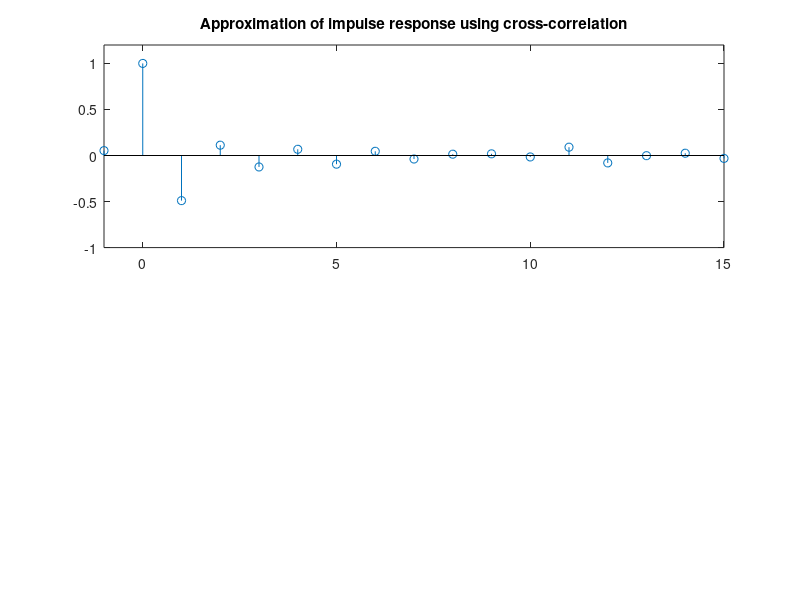

The MATLAB script that drew this image: (Note: this script raises an error after producing the figure.)
N=500;
nr=0:499;
ny=nr;
r=randn(1,N);
y=zeros(size(r)); % output initialized to zeros
for n = 2: 500
y(n)=r(n)-0.5*y(n-1);
end
rr=fliplr(r);
nrr=-fliplr(nr);
Ryr=conv(y, rr);
%k = ?(N?1):(N?1);
kmin=ny(1)+nrr(1);
kmax=ny(length(ny))+nrr(length(nrr));
k=kmin:kmax;
subplot(2, 1, 1);
stem(k, Ryr/Ryr(N)); axis([-1 15 -1 1.2]);
title('Approximation of impulse response using cross-correlation');
num = [1 0]; den=[1 0.5];
n=0: 500;
x=zeros(size(n)); x(1)=1;
[y,v]=dlsim(num, den,x);
yy=conv(y, x);
n=0:1000;
subplot(2, 1, 2); stem(n, yy); title('Actual impulse response');
axis([-1 15 -1 1.2]);
